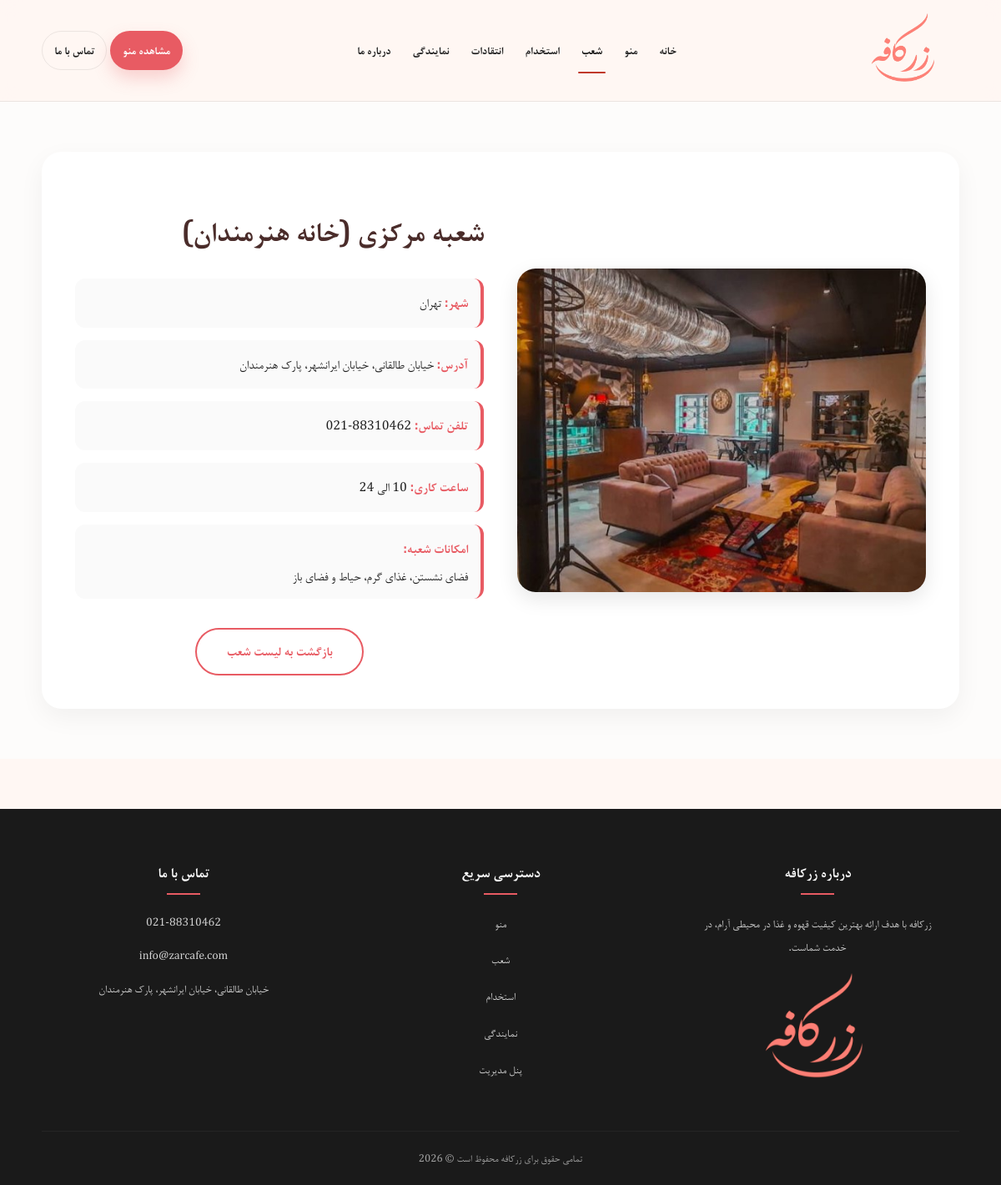
The app's page /branch-detail.php?slug=central-branch with its own data.
### tables this page shows
CREATE TABLE `branches` (
  `id` int(11) NOT NULL,
  `name` varchar(255) NOT NULL,
  `city` varchar(100) DEFAULT NULL,
  `address` text DEFAULT NULL,
  `phone` varchar(20) DEFAULT NULL,
  `working_hours` varchar(100) DEFAULT NULL,
  `features` text DEFAULT NULL,
  `image` varchar(255) DEFAULT NULL,
  `slug` varchar(150) DEFAULT NULL
);

### branch-detail.php (the view, shortened to what this page needs)
<?php
include 'includes/db.php';
include 'includes/header.php';
$slug = isset($_GET['slug']) ? mysqli_real_escape_string($conn, $_GET['slug']) : '';
$sql = "SELECT * FROM branches WHERE slug = '$slug' LIMIT 1";
$result = mysqli_query($conn, $sql);
$branch = mysqli_fetch_assoc($result);
?>
<main class="branch-detail-page" style="padding: 60px 0; background: #fdfcfb; min-height: 80vh;">
    <div class="container">
        <?php if ($branch): ?>
            <div class="branch-detail-wrapper" style="display: grid; grid-template-columns: 1fr 1fr; gap: 40px; align-items: center; background: #fff; padding: 40px; border-radius: 24px; box-shadow: 0 10px 30px rgba(0,0,0,0.05);">
                <div class="branch-detail__img" style="display: flex; align-items: center; justify-content: center;">
                    <img src="images/<?= htmlspecialchars(!empty($branch['image']) ? $branch['image'] : 'branch-def.jpg') ?>"
                        alt="<?= htmlspecialchars($branch['name']) ?>"
                        style="width:100%; height: auto; max-height: 450px; border-radius: 22px; box-shadow: 0 8px 25px rgba(0,0,0,0.1); object-fit: cover;">
                </div>
                <div class="branch-detail__info" style="text-align: right; direction: rtl;">
                    <h1 style="font-size: 2.2rem; color: #4a2c2a; margin-bottom: 25px; font-weight: bold;"><?= htmlspecialchars($branch['name']) ?></h1>
                    <div style="display: grid; gap: 15px;">
                        <div style="padding: 15px; background: #fafafa; border-radius: 12px; border-right: 4px solid #e85b63;">
                            <strong style="color: #e85b63;">شهر:</strong>
                            <span><?= htmlspecialchars($branch['city']) ?></span>
                        </div>
                        <div style="padding: 15px; background: #fafafa; border-radius: 12px; border-right: 4px solid #e85b63;">
                            <strong style="color: #e85b63;">آدرس:</strong>
                            <span><?= htmlspecialchars($branch['address']) ?></span>
                        </div>
                        <div style="padding: 15px; background: #fafafa; border-radius: 12px; border-right: 4px solid #e85b63;">
                            <strong style="color: #e85b63;">تلفن تماس:</strong>
                            <a href="tel:<?= $branch['phone'] ?>" style="color: inherit; text-decoration: none; direction: ltr; display: inline-block; unicode-bidi: embed;">
                                <?= htmlspecialchars($branch['phone']) ?>
                            </a>
                        </div>
                        <div style="padding: 15px; background: #fafafa; border-radius: 12px; border-right: 4px solid #e85b63;">
                            <strong style="color: #e85b63;">ساعت کاری:</strong>
                            <span><?= htmlspecialchars($branch['working_hours']) ?></span>
                        </div>
                        <?php if (!empty($branch['features'])): ?>
                            <div style="padding: 15px; background: #fafafa; border-radius: 12px; border-right: 4px solid #e85b63;">
                                <strong style="color: #e85b63;">امکانات شعبه:</strong>
                                <span style="display: block; margin-top: 5px; line-height: 1.6;"><?= nl2br(htmlspecialchars($branch['features'])) ?></span>
                            </div>
                        <?php endif; ?>
                    </div>
                    <div style="text-align: center; margin-top: 35px;">
                        <a href="branches.php" class="btn-back-red">
                            بازگشت به لیست شعب
                        </a>
                    </div>
                </div>
            </div>
        <?php endif; ?>
    </div>
</main>
<?php include 'includes/footer.php'; ?>

### style.css (style rules this page uses)
html, body, button, input, select, textarea { font-family: 'Cambria', 'B Nazanin', Tahoma, Arial, sans-serif !important; }
:root { --bg: #fff7f3; --text: #1f1f1f; --muted: #6b6b6b; --primary: #e85b63; --primary-2: #ff7b7f; --card: #ffffff; --border: rgba(0, 0, 0, .08); --shadow: 0 10px 30px rgba(0, 0, 0, .08); --radius: 18px; --container: 1100px; }
* { box-sizing: border-box; }
html, body { padding: 0; margin: 0; }
body { font-family: 'Vazir', sans-serif; direction: rtl; color: var(--text); background: var(--bg); line-height: 1.8; }
a { color: inherit; text-decoration: none; }
img { max-width: 100%; display: block; }
.container { width: min(var(--container), calc(100% - 32px)); margin: 0 auto; }
.btn-back-red { display: inline-block; padding: 12px 35px; border: 2px solid #e85b63; border-radius: 50px; color: #e85b63; text-decoration: none; background: transparent; transition: all 0.3s ease; font-weight: bold; font-size: 16px; }

### records on screen
branches: image (picture), name "شعبه مرکزی (خانه هنرمندان)", city "تهران", address "خیابان طالقانی، خیابان ایرانشهر، پارک هنرمندان", phone "021-88310462", working_hours "10 الی 24", features "فضای نشستن، غذای گرم، حیاط و فضای باز"
